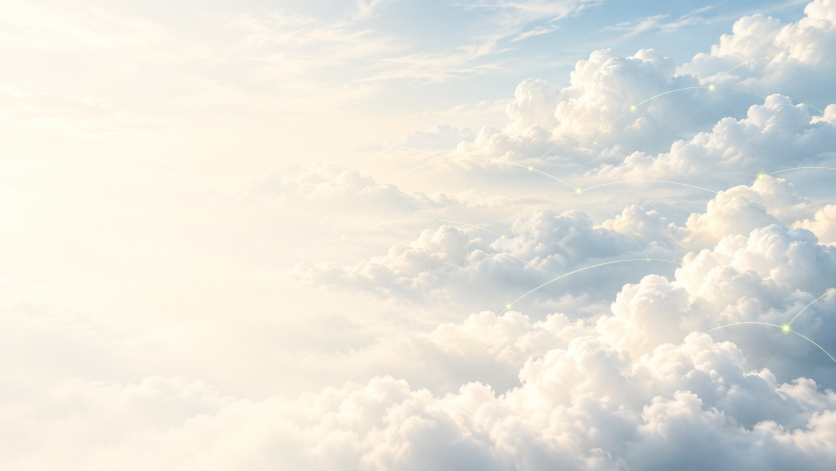
#> input picture dist/images/cloud-sky.jpg, 1672 x 941 px, given in place of cloud-sky-clear.webp, which was not available (shown at 1/2 size)
$ python build.py ../../dist/images/cloud-sky.jpg
#> lines starting #> are read from the running program, lines starting #| are printed output that depends on the picture; pictures that were not available may be replaced by others from this repository, and a replacement may not be noted
### scripts/sky/keyer.py
"""Sky-difference keyer for cumulus photographed against a blue sky.

Each pixel is modelled the way a browser composites it (in sRGB):

    I = a * C + (1 - a) * S

S is the local sky colour, estimated by normalised convolution of the clear-sky
pixels; C is a near-neutral cloud colour. A least-squares fit over the three
channels gives a = 1 - v, which handles thin, sunlit edges. Shaded interiors are
lit by blue skylight, so they are caught by a red-channel and a difference term,
but only away from the silhouette (near it they would turn the half-sky rim into a
blue outline). Colours are then decontaminated so the cloud can sit over anything.
"""
import numpy as np
from PIL import Image
from scipy import ndimage as ndi


def load(path, width=None):
    im = Image.open(path).convert("RGB")
    if width and im.width != width:
        h = round(im.height * width / im.width)
        im = im.resize((width, h), Image.LANCZOS)
    return np.asarray(im, dtype=np.float32) / 255.0


def smoothstep(e0, e1, x):
    t = np.clip((x - e0) / (e1 - e0), 0, 1)
    return t * t * (3 - 2 * t)


def blur(x, s):
    if x.ndim == 3:
        return np.stack([ndi.gaussian_filter(x[..., k], s, mode="nearest") for k in range(x.shape[2])], -1)
    return ndi.gaussian_filter(x, s, mode="nearest")


def sky_mask(img, thresh=None):
    """Clear sky: far bluer than red. Shaded cloud is bluish too, but much less so."""
    r, b = img[..., 0], img[..., 2]
    chroma = b - r
    if thresh is None:
        thresh = max(0.36, np.percentile(chroma, 90) * 0.72)
    m = (chroma > thresh) & (b > 0.35)
    # erode so cloud fringes are never sampled as sky
    return ndi.binary_erosion(m, iterations=max(2, img.shape[1] // 600))


def estimate_sky(img, mask):
    """Fill in the sky behind the clouds by multi-scale normalised convolution."""
    h, w = img.shape[:2]
    # the sky is smooth, so work small
    sh = max(2, round(h * 400 / w))
    small = np.asarray(Image.fromarray((img * 255).astype(np.uint8)).resize((400, sh), Image.BILINEAR), np.float32) / 255
    msmall = np.asarray(Image.fromarray(mask.astype(np.uint8) * 255).resize((400, sh), Image.BILINEAR), np.float32) / 255
    msmall = (msmall > 0.95).astype(np.float32)
    out = np.zeros_like(small)
    filled = np.zeros(small.shape[:2], np.float32)
    for s in (4, 10, 24, 60, 140):
        num = blur(small * msmall[..., None], s)
        den = blur(msmall, s)[..., None]
        est = num / np.maximum(den, 1e-6)
        take = (1 - filled) * np.clip(den[..., 0] / 0.15, 0, 1)
        out += est * take[..., None]
        filled += take
    out = blur(out / np.maximum(filled, 1e-6)[..., None], 3)
    chans = [np.asarray(Image.fromarray(out[..., k].astype(np.float32), mode="F").resize((w, h), Image.BICUBIC)) for k in range(3)]
    return np.clip(np.stack(chans, -1), 0, 1)


def key(img, sky, core=(0.55, 0.9), core_sigma=None, floor=0.035, soft=0.6, red=(0.05, 0.32), dist=(0.06, 0.24), rim=None):
    """Return (colour, alpha) for the clouds in img, given its sky estimate."""
    h, w = img.shape[:2]
    ds = sky - sky.mean(-1, keepdims=True)
    di = img - img.mean(-1, keepdims=True)
    v = (ds * di).sum(-1) / np.maximum((ds * ds).sum(-1), 1e-5)
    a = 1 - np.clip(v, 0, 1)
    # below the floor it is sky noise or vignette, not cloud
    a = np.clip((a - floor) / (1 - floor), 0, 1)
    a_ls = a
    if red:
        # shaded cloud is lit by blue skylight, but it is still far redder than the sky behind it
        a = np.maximum(a, smoothstep(red[0], red[1], img[..., 0] - sky[..., 0]))
    if dist:
        # plain difference matte: catches grey undersides that are as dark as the sky
        a = np.maximum(a, smoothstep(dist[0], dist[1], np.sqrt(((img - sky) ** 2).sum(-1))))
    # Those boosts are for interiors. Along the silhouette they would make the half-sky rim
    # solid and blue, which reads as an outline over anything pale, so near the edge fall
    # back to the neutral-cloud estimate.
    band = rim or w / 200
    inside = ndi.distance_transform_edt(a > 0.5)
    wgt = smoothstep(0.2 * band, band, inside)
    a = a_ls * (1 - wgt) + a * wgt
    if soft:
        a = ndi.gaussian_filter(a, soft)
    # dense cores are opaque even where the photo's shading is blue
    c = smoothstep(core[0], core[1], ndi.gaussian_filter(a, core_sigma or w / 260))
    a = 1 - (1 - a) * (1 - c)
    # decontaminate: C = (I - (1 - a) S) / a
    col = np.clip((img - (1 - a)[..., None] * sky) / np.maximum(a, 1e-3)[..., None], 0, 1)
    # near-transparent pixels take a local average colour instead of a noisy division
    col_s = blur(col * a[..., None], w / 700) / np.maximum(ndi.gaussian_filter(a, w / 700)[..., None], 1e-4)
    t = smoothstep(0.06, 0.45, a)[..., None]
    col = fix_edges(col_s * (1 - t) + col * t, a)
    return np.clip(col, 0, 1), np.clip(a, 0, 1)


def fix_edges(col, a, sigma=None):
    """Give semi-transparent rims the colour of the cloud just inside them.

    JPEG chroma subsampling smears sky blue into the outermost pixels of sharp cloud
    edges; left alone that reads as a thin blue outline once the cloud sits over
    anything paler than the original sky."""
    h, w = a.shape
    sigma = sigma or w / 450
    wgt = a ** 4
    den = ndi.gaussian_filter(wgt, sigma)[..., None]
    inner = blur(col * wgt[..., None], sigma) / np.maximum(den, 1e-4)
    e = (1 - smoothstep(0.45, 0.97, a))[..., None] * (den > 2e-3)
    return col * (1 - e) + inner * e


def save_rgba(path, col, a):
    arr = np.dstack([col, a])
    Image.fromarray(np.clip(arr * 255 + 0.5, 0, 255).astype(np.uint8), "RGBA").save(path)


# [5 lines left out: function preview, not called in this run]

### scripts/sky/build.py
"""Build the hero's cloud layers into public/images/sky/.

    python3 scripts/sky/build.py [--preview]

Needs numpy, scipy and Pillow, plus cwebp and avifenc on PATH. The licensed source
photographs are downloaded into scripts/sky/.cache/ on first run (see docs/sky-hero.md
for credits). --preview also writes each keyed layer over magenta into the cache, which
makes halos and holes obvious. The output is deterministic for the same sources.
"""
import json
import os
import subprocess
import sys
import urllib.request

import numpy as np
from PIL import Image
from scipy import ndimage as ndi

sys.path.insert(0, os.path.dirname(__file__))
from keyer import estimate_sky, key, load, preview, save_rgba, sky_mask, smoothstep, blur  # noqa: E402

ROOT = os.path.abspath(os.path.join(os.path.dirname(__file__), '..', '..'))
CACHE = os.path.join(os.path.dirname(__file__), '.cache')
OUT = os.path.join(ROOT, 'public', 'images', 'sky')
HERO = os.path.join(ROOT, 'public', 'images', 'cloud-sky-clear.webp')

# Unsplash License photographs (free for commercial use).
SOURCES = {
    'hine': '1592830834426-5147d148e4c4',
    'moroz': '1612251557267-4d2ef64bccb5',
    'felske': '1762195406528-0af44ad2000f',
    'eccles': '1762624886803-7a95d271f494',
    'dey': '1769755498586-1cddbf017808',
}

# crop: (x0, y0, x1, y1) fractions · feather: borders the cloud touches, faded along a
# ragged line · blur: defocus in source px · lift: brighten shadows · thin: brighten
# translucent wisps · sky: clear-sky threshold override · alpha: overall opacity ·
# largest: keep only the main cloud (grow px, soften px)
LAYERS = {
    'fg-a': dict(src='felske', crop=(0, 0.02, 1, 0.66), blur=4.5, widths=[2000, 1200], sky=0.3, lift=0.3, thin=0.4, largest=(40, 12)),
    'fg-b': dict(src='dey', blur=6, widths=[1400, 900], sky=0.22, lift=0.25, thin=0.4, largest=(28, 10)),
    'wisp': dict(src='eccles', blur=2.5, widths=[1400, 900], alpha=0.92, thin=0.35, largest=(28, 10)),
    'deck': dict(src='hine', feather='ltrb', frac=0.1, blur=3.5, widths=[2600, 1400], lift=0.12, thin=0.6),
    'bank': dict(src='moroz', crop=(0.3, 0.2, 1, 1), feather='lrb', frac=0.16, blur=3.5, widths=[2000, 1100], lift=0.1, thin=0.6),
}


def run(args):
    subprocess.run(args, check=True, stdout=subprocess.DEVNULL, stderr=subprocess.DEVNULL)


# [40 lines left out: functions fetch, bbox, feather_edges, keep_largest, not called in this run]


def stats(col, a):
    return np.percentile(col[a > 0.97], [3, 50, 98], axis=0)


# [20 lines left out: functions grade, resize_rgba, not called in this run]


def export(name, col, a, widths):
    sizes = {}
    for w in widths:
        c2, a2 = resize_rgba(col, a, w) if w != a.shape[1] else (col, a)
        png = os.path.join(CACHE, f'{name}-{w}.png')
        save_rgba(png, c2, a2)
        base = os.path.join(OUT, f'{name}-{w}')
        run(['cwebp', '-quiet', '-q', '82', '-alpha_q', '90', '-m', '6', '-sharp_yuv', '-exact', png, '-o', base + '.webp'])
        run(['avifenc', '--speed', '4', '-q', '62', '--qalpha', '80', '--yuv', '444', png, base + '.avif'])
        os.remove(png)
        sizes[w] = [a2.shape[0], os.path.getsize(base + '.avif') // 1024]
    print(f'{name:5s} width: [height, avif KB]', json.dumps(sizes))


def main():
    os.makedirs(CACHE, exist_ok=True)
    os.makedirs(OUT, exist_ok=True)
    show = '--preview' in sys.argv

    # ── The hero photograph: a clean sky plate, far wisps and the mid cumulus ──
    hero = load(HERO)
#> in load, im is the input picture: PIL image 1672x941 RGB; mean R, G, B 229.5, 228.3, 220.6
    h, w = hero.shape[:2]
#> h = 941; w = 1672
    sky = estimate_sky(hero, sky_mask(hero))
#> in sky_mask, `r, b = img[..., 0], img[..., 2]`:
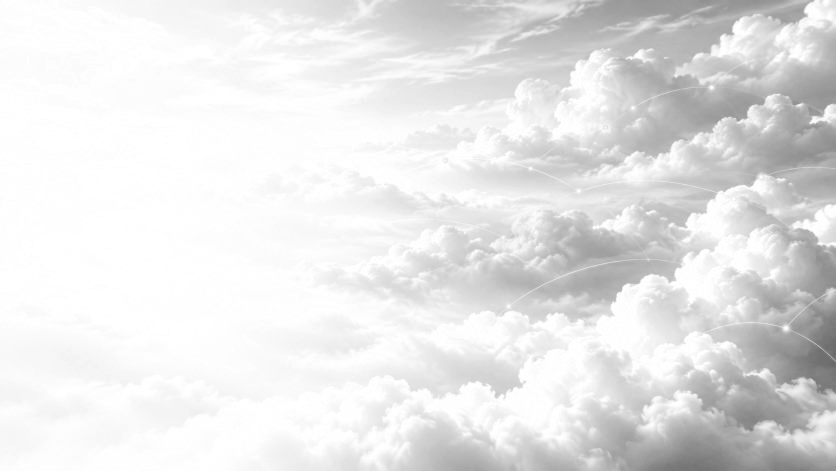
#> r: shape (941, 1672) float32 (shown at 1/2 size); min 0.396, max 1, mean 0.9
#> in sky_mask, `r, b = img[..., 0], img[..., 2]`:
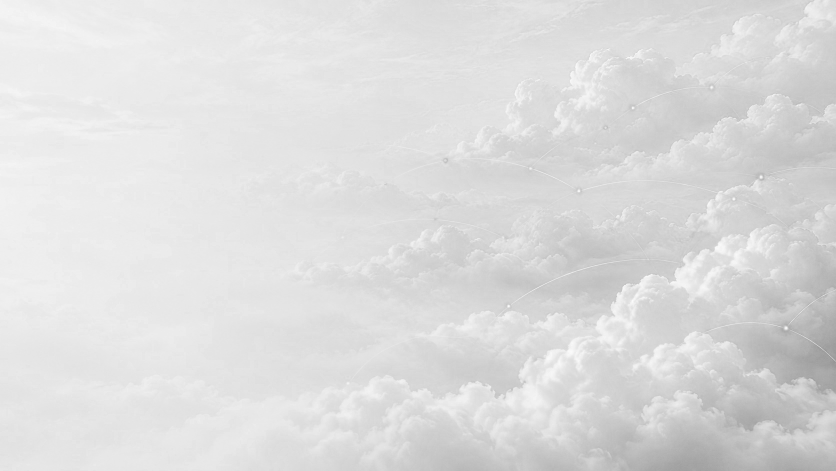
#> b: shape (941, 1672) float32 (shown at 1/2 size); min 0.541, max 0.992, mean 0.865
#> in sky_mask, `chroma = b - r`:
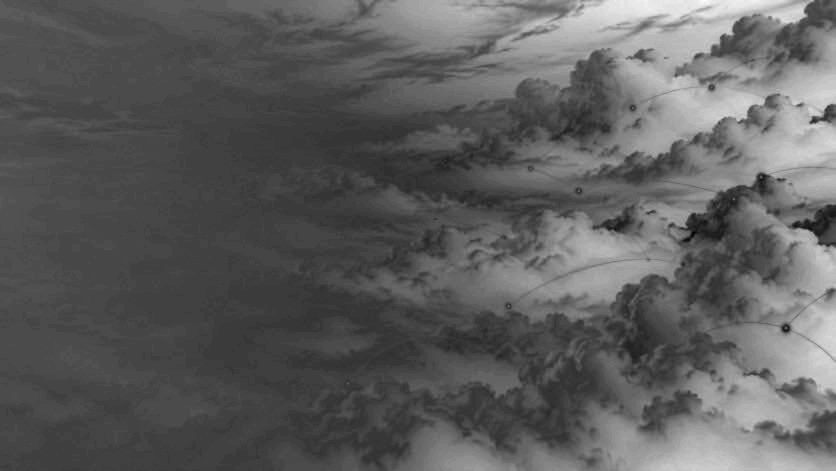
#> chroma: shape (941, 1672) float32 (shown at 1/2 size); min -0.22, max 0.282, mean -0.0348; drawn with min black and max white
#> in sky_mask, `thresh = max(0.36, np.percentile(chroma, 90) * 0.72)`: thresh = 0.36
#> in sky_mask, `m = (chroma > thresh) & (b > 0.35)`: m: shape (941, 1672) bool; every value is 0
#> in estimate_sky, `h, w = img.shape[:2]`: h = 941; w = 1672
#> in estimate_sky, `sh = max(2, round(h * 400 / w))`: sh = 225
#> in estimate_sky, `small = np.asarray(Image.fromarray((img * 255).astype(np.uint8)).resiz..`:
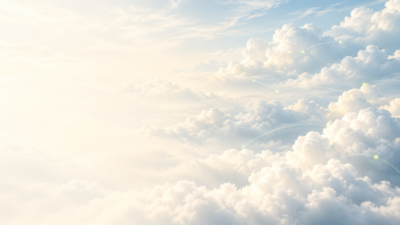
#> small: shape (225, 400, 3) float32; mean of channels 0, 1, 2 0.9, 0.895, 0.865; drawn as R, G, B
#> in estimate_sky, `msmall = np.asarray(Image.fromarray(mask.astype(np.uint8) * 255).resiz..`: msmall: shape (225, 400) float32; every value is 0
#> in estimate_sky, `chans = [np.asarray(Image.fromarray(out[..., k].astype(np.float32), mo..`: chans = 3 items
#> in estimate_sky, `return np.clip(np.stack(chans, -1), 0, 1)`: returned value: shape (941, 1672, 3) float32; every value is 0
    col, a = key(hero, sky)
#> in key, `di = img - img.mean(-1, keepdims=True)`:
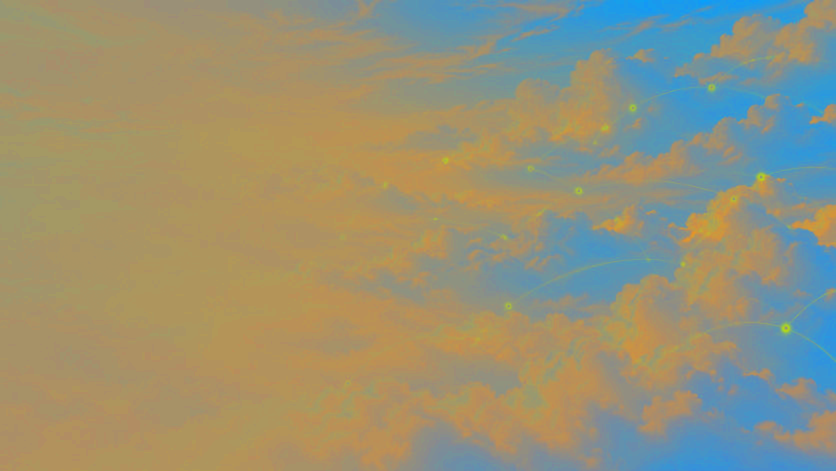
#> di: shape (941, 1672, 3) float32 (shown at 1/2 size); mean of channels 0, 1, 2 0.0132, 0.00842, -0.0216; drawn with min black and max white
#> in key, `v = (ds * di).sum(-1) / np.maximum((ds * ds).sum(-1), 1e-5)`: v: shape (941, 1672) float32; every value is 0
#> in key, `a = 1 - np.clip(v, 0, 1)`: a: shape (941, 1672) float32; every value is 1
#> in key, `inside = ndi.distance_transform_edt(a > 0.5)`:
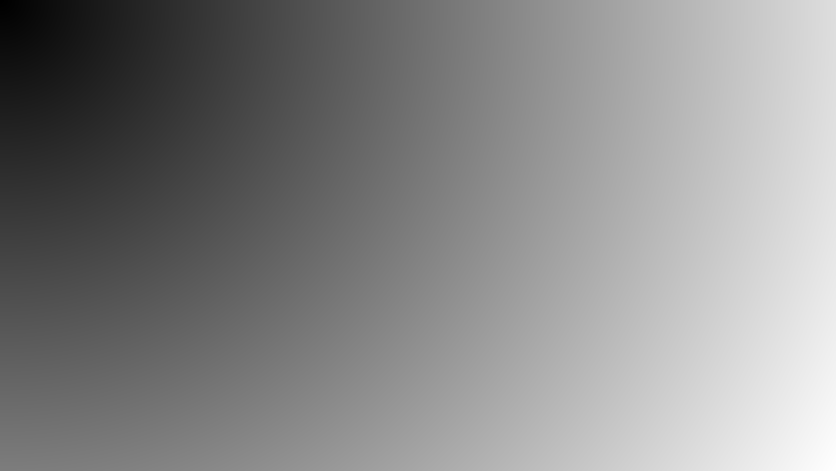
#> inside: shape (941, 1672) float64 (shown at 1/2 size); min 1, max 1917.7, mean 1023.3; drawn with min black and max white
#> in key, `a = a_ls * (1 - wgt) + a * wgt`: a: shape (941, 1672) float64; every value is 1
#> in key, `a = ndi.gaussian_filter(a, soft)`: a: shape (941, 1672) float64; every value is 1
#> in fix_edges, `e = (1 - smoothstep(0.45, 0.97, a))[..., None] * (den > 2e-3)`: e: shape (941, 1672, 1) float64; every value is 0
    target = stats(col, a)
#> target = [[0.608, 0.69, 0.733], [0.961, 0.929, 0.878], [1, 0.988, 0.937]]

    # The sky is smooth, so a modest size with a little dither (against banding) is enough.
    rng = np.random.default_rng(7)
    plate = np.stack([np.asarray(Image.fromarray(sky[..., k], 'F').resize((1920, 1080), Image.BICUBIC)) for k in range(3)], -1)
#> plate: shape (1080, 1920, 3) float32; every value is 0
    plate = Image.fromarray((np.clip(plate + rng.normal(0, 1.1 / 255, plate.shape), 0, 1) * 255 + 0.5).astype(np.uint8))
#> plate: PIL image 1920x1080 RGB
    for pw, q in ((1920, '78'), (960, '78')):
        png = os.path.join(CACHE, f'sky-{pw}.png')
        plate.resize((pw, round(1080 * pw / 1920)), Image.LANCZOS).save(png)
        run(['cwebp', '-quiet', '-q', q, '-m', '6', '-sharp_yuv', png, '-o', os.path.join(OUT, f'sky-{pw}.webp')])
        run(['avifenc', '-q', '70', png, os.path.join(OUT, f'sky-{pw}.avif')])
        os.remove(png)

    # The scattered upper-left wisps sit further away than the cumulus.
    lab, n = ndi.label(a > 0.04)
#> lab: shape (941, 1672) int32; every value is 1
#> n = 1
    yy, xx = np.mgrid[0:h, 0:w] / np.array([h, w])[:, None, None]
    far = np.zeros_like(a)
    for i in range(1, n + 1):
        m = lab == i
        cy, cx = yy[m].mean(), xx[m].mean()
        if m.sum() / (h * w) < 0.02 and ((cx < 0.45 and cy < 0.55) or cy < 0.08):
            far[m] = 1
#> this loop made 1 pass
#> (cy, cx) on pass 1: (0.499, 0.5)
    far = ndi.gaussian_filter(far, 3)
    # atmospheric perspective: the far wisps take on a little of the sky
    export('far', col * 0.86 + sky * 0.14, a * far * 0.94, [1672, 1100])
#> the loop in export, `for w in widths:` made 1 pass
#> pass 1, in export, `c2, a2 = resize_rgba(col, a, w) if w != a.shape[1] else (col, a)`:
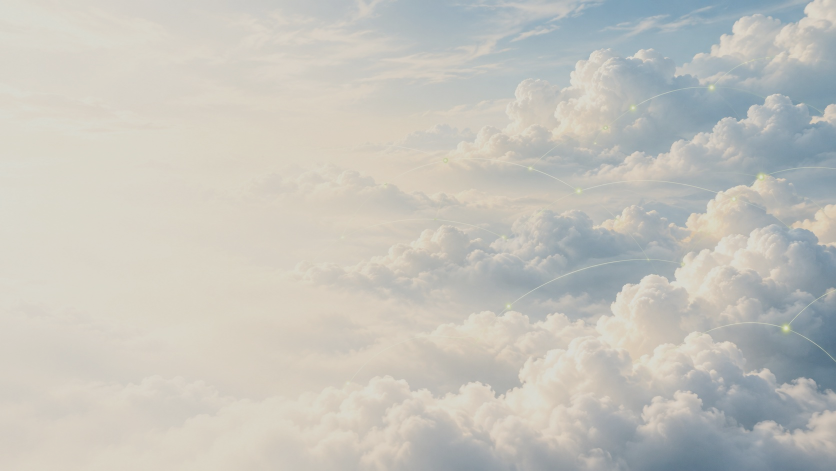
#> c2: shape (941, 1672, 3) float64 (shown at 1/2 size); mean of channels 0, 1, 2 0.774, 0.77, 0.744; drawn as R, G, B
#> after the loop in export, `for w in widths:`: sizes = 0 items
    export('mid', col, a * (1 - far), [1672, 1100])

    # ── Licensed photographs, keyed and graded to the hero ──
    for name, cfg in LAYERS.items():
        img = load(fetch(cfg['src']))
        ih, iw = img.shape[:2]
        x0, y0, x1, y1 = cfg.get('crop', (0, 0, 1, 1))
        img = img[int(y0 * ih):int(y1 * ih), int(x0 * iw):int(x1 * iw)]
        col, a = key(img, estimate_sky(img, sky_mask(img, cfg.get('sky'))))
        if cfg.get('largest'):
            a = keep_largest(a, *cfg['largest'])
        a = feather_edges(a, cfg.get('feather', ''), cfg.get('frac', 0.08))
        if cfg.get('blur'):
            pre = blur(col * a[..., None], cfg['blur'])
            a = ndi.gaussian_filter(a, cfg['blur'])
            col = pre / np.maximum(a, 1e-4)[..., None]
        col = grade(np.clip(col, 0, 1), a, target)
        if cfg.get('lift'):
            # near clouds read brighter and less leaden than a photo's underside
            col = 1 - (1 - col) * (1 - cfg['lift'])
        if cfg.get('thin'):
            # thin, sunlit cloud is bright; keyed wisps otherwise come out as blue-grey smudges
            col = 1 - (1 - col) * (1 - cfg['thin'] * (1 - smoothstep(0.2, 0.9, a))[..., None])
        a = a * cfg.get('alpha', 1)
        y0b, y1b, x0b, x1b = bbox(a)
        col, a = col[y0b:y1b, x0b:x1b], a[y0b:y1b, x0b:x1b]
        export(name, col, a, cfg['widths'])
        if show:
            preview(os.path.join(CACHE, f'preview-{name}.jpg'), col, a, width=900)


if __name__ == '__main__':
#> (the run stopped early here; a loop or call above may not have finished)

$ run again, on dist/images/jasil.jpg
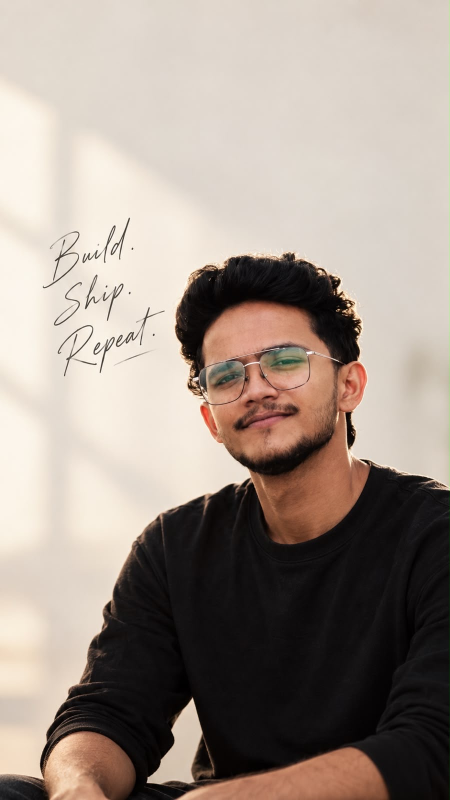
#> input picture dist/images/jasil.jpg, 900 x 1600 px, given in place of cloud-sky-clear.webp, which was not available (shown at 1/2 size)
#> in load, im is the input picture: PIL image 900x1600 RGB; mean R, G, B 161, 148.4, 138.9
#> thresh = 0.36
#> in estimate_sky, `h, w = img.shape[:2]`: h = 1600; w = 900
#> sh = 711
#> msmall: shape (711, 400) float32; every value is 0
#> in estimate_sky, `chans = [np.asarray(Image.fromarray(out[..., k].astype(np.float32), mo..`: chans = 3 items
#> v: shape (1600, 900) float32; every value is 0
#> in key, `inside = ndi.distance_transform_edt(a > 0.5)`:
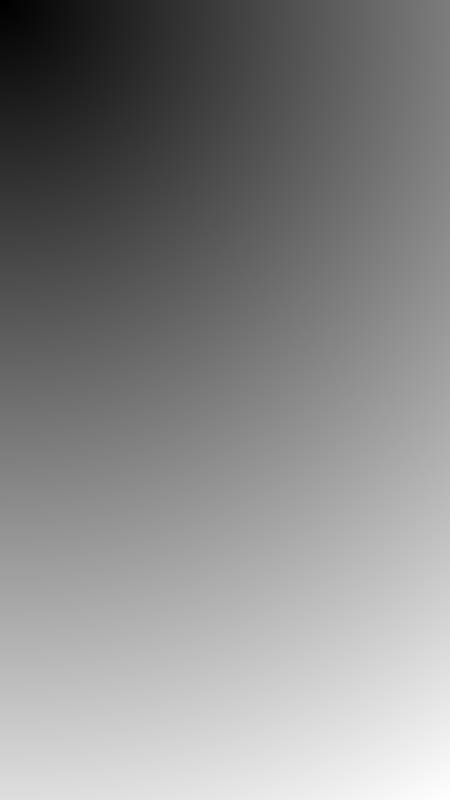
#> inside: shape (1600, 900) float64 (shown at 1/2 size); min 1, max 1835.3, mean 979.4; drawn with min black and max white
#> e: shape (1600, 900, 1) float64; every value is 0
#> target = [[0.0392, 0.0275, 0.0275], [0.863, 0.824, 0.784], [0.988, 0.961, 0.918]]
#> lab: shape (1600, 900) int32; every value is 1
#> n = 1
#> the loop in main, `for i in range(1, n + 1):` made 1 pass
#> (cy, cx) on pass 1: (0.5, 0.499)
#> after the loop in export, `for w in widths:`:
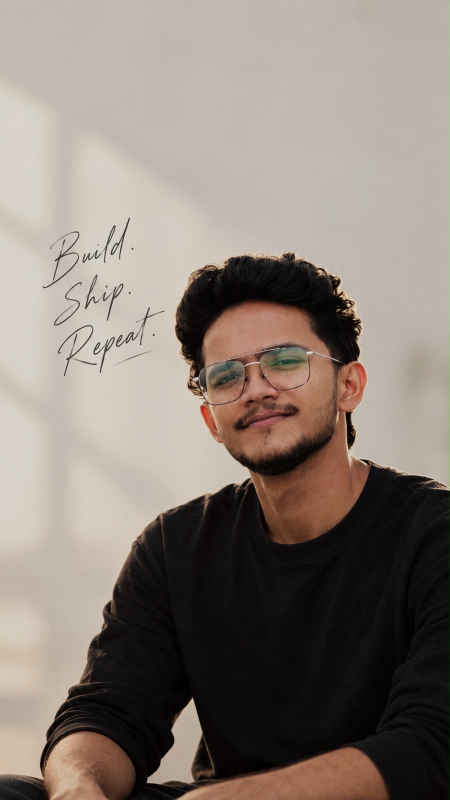
#> col: shape (1600, 900, 3) float64 (shown at 1/2 size); mean of channels 0, 1, 2 0.543, 0.5, 0.469; drawn as R, G, B
#> after the loop in export, `for w in widths:`: sizes = 0 items
